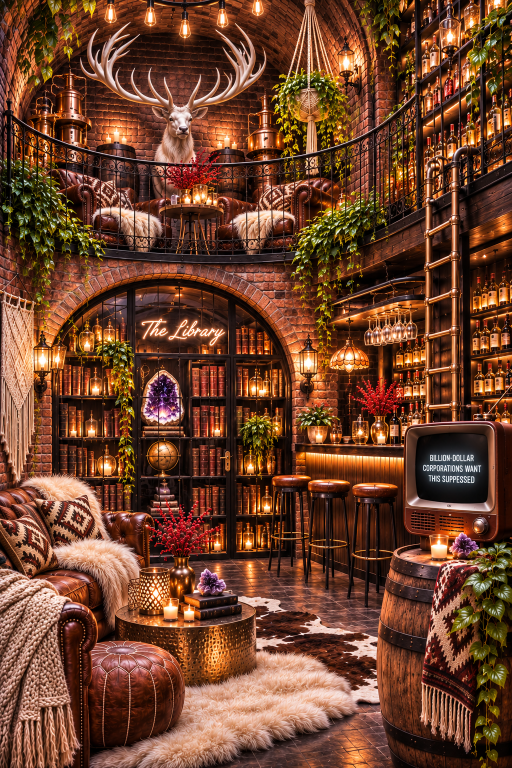
#> input picture tools/speak-faces/originals/cellar-render.png, 1024 x 1536 px (shown at 1/2 size)
$ python cellar_tv.py originals/cellar-render.png originals/hall-theater-render-v2.png
#> lines starting #> are read from the running program, lines starting #| are printed output that depends on the picture; after the words box and inside, x2 and y2 are one past the last pixel; in counts of white or black regions, pixels touching at a corner belong together
"""THE CELLAR, the library (Nov 22): the TV on the barrel says its words right, sharp, in the site's own letters.
-------------------------------------------------------------------------------------------
WHY: the set designer's render drew the words itself and dropped a letter: its screen reads THIS SUPPESSED.
Like every sign in THE SPEAK, the words are taken off the picture and set again in Oswald (the site's typeface):
  BILLION-DOLLAR / CORPORATIONS WANT / THIS SUPPRESSED
(the same three lines as the live cellar's screen, and the TV's popup).

HOW (on the 3200 x 4800 cellar, after the 4x sharpening and the coherence grade). Everything else about the TV
(its curved glass, the bezel, the room's light on it) stays exactly as rendered.
  1. THE GLASS: inside the bezel (BOX), the dark pixels are the glass; the old letters are the holes in it.
  2. THE OLD WORDS OFF: anything on the glass brighter than the glass around it (the letters and their glow) is
     filled in from the glass around it, smoothed, and given back the tube's grain.
  3. THE WORDS: Oswald Medium (the weight the render used), centred, the widest line 80% of the glass, white
     with a soft bloom (lit letters glow on a tube), faint scanlines and a hair of colour fringe, like an old set.
Run:  python3 tools/speak-faces/cellar_tv.py <cellar-in.png> <cellar-out.png>
"""
import os, sys, cv2, numpy as np
from PIL import Image, ImageDraw, ImageFont
HERE = os.path.dirname(os.path.abspath(__file__))
FONT = os.path.join(HERE, 'fonts', 'Oswald-VF.ttf')        # Google Fonts' Oswald (OFL-Oswald.txt), weight axis 200-700
WEIGHT = 500                                               # Medium

BOX = (826, 862, 986, 1014)        # x0, y0, x1, y1 around the glass, on the 1024 x 1536 render
LINES = ['BILLION-DOLLAR', 'CORPORATIONS WANT', 'THIS SUPPRESSED']
WIDEST = 0.80                      # the widest line's share of the glass's width (the render's own: 0.80)
MIDDLE = 0.493                     # where the block's middle sits, down the glass (the render's own)


def font(size):
    f = ImageFont.truetype(FONT, size)
    f.set_variation_by_axes([WEIGHT])
    return f


def glass_mask(img, box):
    """The glass inside the bezel: dark, colourless pixels (the cabinet's dark wood is as dark but reddish), the
    biggest such patch, its holes (the letters) filled."""
    x0, y0, x1, y1 = box
    lab = cv2.GaussianBlur(cv2.cvtColor(img[y0:y1, x0:x1], cv2.COLOR_BGR2LAB).astype(np.float32), (0, 0), 2)
    chroma = np.hypot(lab[..., 1] - 128, lab[..., 2] - 128)
    dark = ((lab[..., 0] < 100) & (chroma < 7)).astype(np.uint8)
    n, lab, st, _ = cv2.connectedComponentsWithStats(dark, 8)
    big = 1 + int(np.argmax(st[1:, cv2.CC_STAT_AREA]))
    g = (lab == big).astype(np.uint8)
    # fill the holes: everything not reachable from the box's edge without crossing the glass
    flood = g.copy(); h, w = g.shape
    ff = np.zeros((h + 2, w + 2), np.uint8)
    cv2.floodFill(flood, ff, (0, 0), 1)
    holes = (flood == 0).astype(np.uint8)
    g = np.maximum(g, holes)
    g = cv2.morphologyEx(g, cv2.MORPH_OPEN, np.ones((9, 9), np.uint8))
    return g


def words_off(img, box, glass):
    """Lift the old letters (and their glow) off the glass, filling from the glass around them."""
    x0, y0, x1, y1 = box
    reg = img[y0:y1, x0:x1].copy()
    L = cv2.cvtColor(reg, cv2.COLOR_BGR2LAB)[..., 0].astype(np.float32)
    bg = cv2.medianBlur(np.clip(L, 0, 255).astype(np.uint8), 61).astype(np.float32)
    s = (x1 - x0) / 500
    inner = cv2.erode(glass, np.ones((int(30 * s) | 1,) * 2, np.uint8))            # keep clear of the curved edge
    text = ((L - bg > 10) & (inner > 0)).astype(np.uint8)
    # the letters sit in one block: take the block (its rows and columns) and everything bright in it, with its glow
    ys, xs = np.nonzero(text)
    bx0, bx1 = np.percentile(xs, [0.5, 99.5]); by0, by1 = np.percentile(ys, [0.5, 99.5])
    pad = int(26 * s)
    block = np.zeros_like(text)
    block[max(0, int(by0) - pad):int(by1) + pad, max(0, int(bx0) - pad):int(bx1) + pad] = 1
    block &= inner
    # fill: inpaint on a quarter-size copy (fast, smooth), then soften inside the block only
    small = cv2.resize(reg, None, fx=0.25, fy=0.25, interpolation=cv2.INTER_AREA)
    msmall = cv2.resize(block * 255, (small.shape[1], small.shape[0]), interpolation=cv2.INTER_NEAREST)
    filled = cv2.inpaint(small, cv2.dilate(msmall, np.ones((3, 3), np.uint8)), 9, cv2.INPAINT_TELEA)
    filled = cv2.GaussianBlur(filled, (0, 0), 3)
    filled = cv2.resize(filled, (reg.shape[1], reg.shape[0]), interpolation=cv2.INTER_CUBIC).astype(np.float32)
    # the tube's grain, measured on the glass outside the block
    calm = (inner > 0) & (block == 0)
    hp = reg.astype(np.float32) - cv2.GaussianBlur(reg.astype(np.float32), (0, 0), 3)
    sd = float(hp[calm].std()) if calm.any() else 3.0
    filled += np.random.default_rng(7).standard_normal(filled.shape).astype(np.float32) * sd
    m = cv2.GaussianBlur(block.astype(np.float32), (0, 0), 6 * s)[..., None]
    out = reg.astype(np.float32) * (1 - m) + filled * m
    return np.clip(out, 0, 255), (int(bx0), int(by0), int(bx1), int(by1))


def text_layer(w, h, cx, cy, width):
    """The words, white on black, centred on (cx, cy), the widest line `width` pixels wide."""
    probe = font(400)
    cap = probe.getbbox('H'); cap_h = cap[3] - cap[1]
    widest = max(probe.getbbox(t)[2] - probe.getbbox(t)[0] for t in LINES)
    size = int(400 * width / widest)
    f = font(size)
    cap = f.getbbox('H'); ch = cap[3] - cap[1]
    lead = ch * 1.70                                         # the render's line spacing (cap height x 1.7)
    total = lead * (len(LINES) - 1) + ch
    m = Image.new('L', (w, h), 0); d = ImageDraw.Draw(m)
    y = cy - total / 2
    for t in LINES:
        bb = f.getbbox(t)
        d.text((cx - (bb[2] - bb[0]) / 2 - bb[0], y - cap[1]), t, font=f, fill=255)
        y += lead
    return np.asarray(m, np.float32) / 255


def build(img):
    H, W = img.shape[:2]
    s = W / 1024
    x0, y0, x1, y1 = [int(round(v * s)) for v in BOX]
    box = (x0, y0, x1, y1)
    glass = glass_mask(img, box)
    reg, _ = words_off(img, box, glass)
    gy, gx = np.nonzero(glass)
    gx0, gx1, gy0, gy1 = gx.min(), gx.max(), gy.min(), gy.max()
    cx, cy = (gx0 + gx1) / 2, gy0 + (gy1 - gy0) * MIDDLE
    w, h = x1 - x0, y1 - y0
    t = text_layer(w, h, cx, cy, (gx1 - gx0) * WIDEST)
    k = w / 500
    # the tube lit from behind the words: a soft cool glow in the middle of the glass, as rendered
    yy, xx = np.mgrid[0:h, 0:w].astype(np.float32)
    tube = np.exp(-(((xx - cx) / ((gx1 - gx0) * 0.34)) ** 2 + ((yy - cy) / ((gy1 - gy0) * 0.30)) ** 2))
    reg = reg + tube[..., None] * np.float32([30, 27, 24])[None, None]
    bloom = cv2.GaussianBlur(t, (0, 0), 4 * k) * 0.6 + cv2.GaussianBlur(t, (0, 0), 14 * k) * 0.4
    lit = np.clip(t * 0.96 + bloom, 0, 1.3)
    white = np.float32([236, 242, 240])                                       # BGR: a cool tube white
    col = reg * (1 - np.clip(lit, 0, 1)[..., None]) + white[None, None] * lit[..., None]
    f = 1
    col[..., 2] = np.roll(col[..., 2], f, axis=1)                             # red a hair right
    col[..., 0] = np.roll(col[..., 0], -f, axis=1)                            # blue a hair left
    yy = np.arange(h, dtype=np.float32)[:, None, None]
    scan = 0.93 + 0.07 * np.cos(yy / (2.0 * k) * np.pi)                       # faint scanlines
    col = col * scan
    g = cv2.GaussianBlur(glass.astype(np.float32), (0, 0), 1.2 * k)[..., None]
    out = img.astype(np.float32)
    out[y0:y1, x0:x1] = out[y0:y1, x0:x1] * (1 - g) + col * g
    return np.clip(out, 0, 255).astype(np.uint8)


if __name__ == '__main__':
    cv2.imwrite(sys.argv[2], build(cv2.imread(sys.argv[1])))
#> in build, `H, W = img.shape[:2]`: H = 1536; W = 1024
#> in build, `s = W / 1024`: s = 1
#> in build, `x0, y0, x1, y1 = [int(round(v * s)) for v in BOX]`: x0 = 826; y0 = 862; x1 = 986; y1 = 1014
#> in build, `box = (x0, y0, x1, y1)`: box = (826, 862, 986, 1014)
#> in glass_mask, `x0, y0, x1, y1 = box`: x0 = 826; y0 = 862; x1 = 986; y1 = 1014
#> in glass_mask, `dark = ((lab[..., 0] < 100) & (chroma < 7)).astype(np.uint8)`:
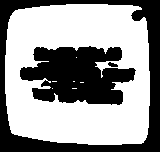
#> dark: shape (152, 160); values 0 (black) and 1 (white), 59.2% white; 3 black regions, box (x1, y1, x2, y2) and area: (0, 0, 160, 152) 5188, (20, 46, 136, 105) 4703, (108, 62, 118, 67) 33
#> in glass_mask, `n, lab, st, _ = cv2.connectedComponentsWithStats(dark, 8)`:
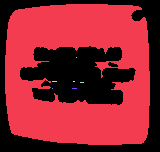
#> lab: shape (152, 160) int32; 8 distinct labels, from 0 to 7; one colour per label, 0 black
#> in glass_mask, `n, lab, st, _ = cv2.connectedComponentsWithStats(dark, 8)`: n = 8; st = [[0, 0, 160, 152, 9924], [5, 4, 145, 141, 14378], [76, 57, 1, 1, 1], [52, 81, 5, 1, 5], [73, 81, 2, 1, 2], [80, 82, 4, 1, 4], [52, 88, 1, 1, 1], [72, 88, 5, 1, 5]]
#> in glass_mask, `big = 1 + int(np.argmax(st[1:, cv2.CC_STAT_AREA]))`: big = 1
#> in glass_mask, `g = (lab == big).astype(np.uint8)`: g: shape (152, 160); values 0 (black) and 1 (white), 59.1% white; 3 black regions, box (x1, y1, x2, y2) and area: (0, 0, 160, 152) 5188, (20, 46, 136, 105) 4721, (108, 62, 118, 67) 33
#> in glass_mask, `cv2.floodFill(flood, ff, (0, 0), 1)`: flood: shape (152, 160); values 0 (black) and 1 (white), 80.5% white; 2 black regions, box (x1, y1, x2, y2) and area: (20, 46, 136, 105) 4721, (108, 62, 118, 67) 33
#> in glass_mask, `g = np.maximum(g, holes)`: g: shape (152, 160); values 0 (black) and 1 (white), 78.7% white; 1 black region, box (x1, y1, x2, y2) and area: (0, 0, 160, 152) 5188
#> in glass_mask, `g = cv2.morphologyEx(g, cv2.MORPH_OPEN, np.ones((9, 9), np.uint8))`:
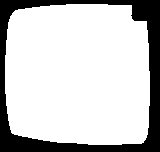
#> g: shape (152, 160); values 0 (black) and 1 (white), 78.4% white; 1 black region, box (x1, y1, x2, y2) and area: (0, 0, 160, 152) 5249
#> in build, img is the input picture: shape (1536, 1024, 3); mean B, G, R 43.8, 66.4, 110.6
#> in words_off, `x0, y0, x1, y1 = box`: x0 = 826; y0 = 862; x1 = 986; y1 = 1014
#> in words_off, `bg = cv2.medianBlur(np.clip(L, 0, 255).astype(np.uint8), 61).astype(np..`:
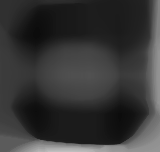
#> bg: shape (152, 160) float32; min 12, max 190, mean 53.8
#> in words_off, `s = (x1 - x0) / 500`: s = 0.32
#> in words_off, `inner = cv2.erode(glass, np.ones((int(30 * s) | 1,) * 2, np.uint8))`: inner: shape (152, 160); values 0 (black) and 1 (white), 69.2% white; 1 black region, box (x1, y1, x2, y2) and area: (0, 0, 160, 152) 7481
#> in words_off, `text = ((L - bg > 10) & (inner > 0)).astype(np.uint8)`:
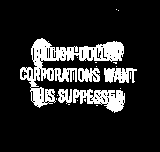
#> text: shape (152, 160); values 0 (black) and 1 (white), 15.2% white; 22 white regions (17 under 20 px), largest, box (x1, y1, x2, y2) and area: (20, 38, 124, 108) 2236, (73, 89, 125, 113) 685, (104, 68, 137, 83) 353, (78, 68, 100, 82) 228, (58, 89, 72, 104) 147
#> in words_off, `ys, xs = np.nonzero(text)`: ys = 3692 values from 9 to 112; xs = 3692 values, max 136 at index 1527, min 20 at index 1433, mean 77.71
#> in words_off, `bx0, bx1 = np.percentile(xs, [0.5, 99.5])`: bx0 = 21; bx1 = 133
#> in words_off, `by0, by1 = np.percentile(ys, [0.5, 99.5])`: by0 = 40; by1 = 109
#> in words_off, `pad = int(26 * s)`: pad = 8
#> in words_off, `block &= inner`: block: shape (152, 160); values 0 (black) and 1 (white), 44.7% white; 1 white region, box (x1, y1, x2, y2) and area: (13, 32, 141, 117) 10880
#> in words_off, `msmall = cv2.resize(block * 255, (small.shape[1], small.shape[0]), int..`: msmall: shape (38, 40); 46.3% white; 1 white region, box (x1, y1, x2, y2) and area: (4, 8, 36, 30) 704
#> in words_off, `calm = (inner > 0) & (block == 0)`: calm: shape (152, 160) bool; 24.5% white; 1 white region, box (x1, y1, x2, y2) and area: (9, 8, 146, 141) 5959
#> in words_off, `hp = reg.astype(np.float32) - cv2.GaussianBlur(reg.astype(np.float32),..`:
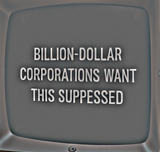
#> hp: shape (152, 160, 3) float32; mean B, G, R 0.1, 0.1, 0.2; drawn with min black and max white
#> in words_off, `sd = float(hp[calm].std()) if calm.any() else 3.0`: sd = 1.39
#> in words_off, `out = reg.astype(np.float32) * (1 - m) + filled * m`:
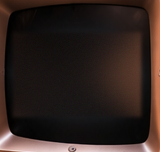
#> out: shape (152, 160, 3) float32; mean B, G, R 30.7, 34.7, 47.6
#> in build, `gy, gx = np.nonzero(glass)`: gy = 19071 values from 4 to 144; gx = 19071 values, max 149 at index 9117, min 5 at index 6669, mean 77.72
#> in build, `gx0, gx1, gy0, gy1 = gx.min(), gx.max(), gy.min(), gy.max()`: gx0 = 5; gx1 = 149; gy0 = 4; gy1 = 144
#> in build, `cx, cy = (gx0 + gx1) / 2, gy0 + (gy1 - gy0) * MIDDLE`: cx = 77; cy = 73.02
#> in build, `w, h = x1 - x0, y1 - y0`: w = 160; h = 152
#> (the run stopped early here; a loop or call above may not have finished)

$ run again, on tools/speak-faces/originals/hall-theater-render.png
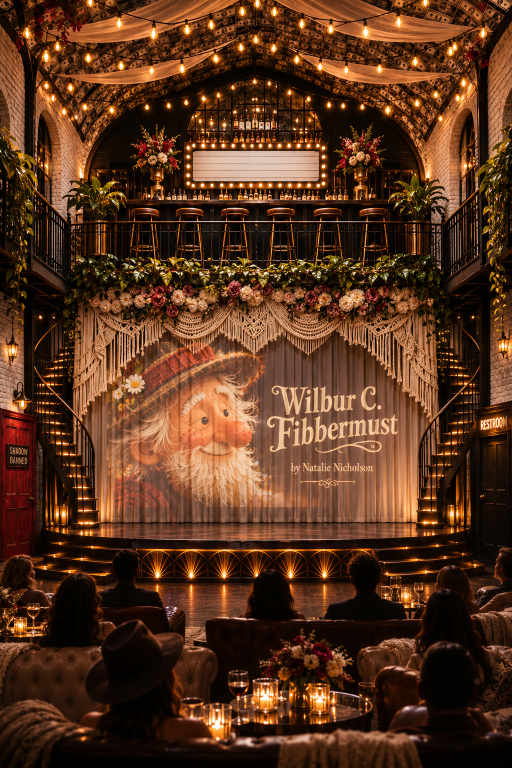
#> input picture tools/speak-faces/originals/hall-theater-render.png, 1024 x 1536 px (shown at 1/2 size)
#> H = 1536; W = 1024
#> in build, `s = W / 1024`: s = 1
#> in build, `x0, y0, x1, y1 = [int(round(v * s)) for v in BOX]`: x0 = 826; y0 = 862; x1 = 986; y1 = 1014
#> box = (826, 862, 986, 1014)
#> in glass_mask, `x0, y0, x1, y1 = box`: x0 = 826; y0 = 862; x1 = 986; y1 = 1014
#> dark: shape (152, 160); values 0 (black) and 1 (white), 23.4% white; 11 white regions (6 under 20 px), largest, box (x1, y1, x2, y2) and area: (101, 5, 160, 152) 4426, (64, 63, 98, 143) 693, (49, 96, 62, 152) 458, (57, 9, 60, 21) 31, (94, 28, 101, 34) 29
#> in glass_mask, `n, lab, st, _ = cv2.connectedComponentsWithStats(dark, 8)`:
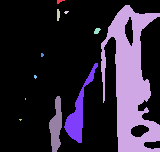
#> lab: shape (152, 160) int32; 12 distinct labels, from 0 to 11; one colour per label, 0 black
#> n = 12; st = [[0, 0, 160, 152, 18630], [57, 0, 8, 4, 18], [101, 5, 59, 147, 4426], [57, 9, 3, 12, 31], [64, 11, 5, 3, 10], [94, 28, 7, 6, 29], [41, 53, 3, 4, 10], [64, 63, 34, 80, 693], [34, 75, 3, 4, 9], [49, 96, 13, 56, 458], [25, 98, 1, 2, 2], [19, 119, 3, 2, 4]]
#> big = 2
#> flood: shape (152, 160); values 0 (black) and 1 (white), 91.6% white; 4 black regions, box (x1, y1, x2, y2) and area: (138, 17, 160, 125) 1648, (131, 125, 149, 137) 156, (125, 17, 133, 46) 153, (144, 141, 160, 149) 98
#> in build, img is the input picture: shape (1536, 1024, 3); mean B, G, R 28.8, 52.2, 88.8
#> in words_off, `x0, y0, x1, y1 = box`: x0 = 826; y0 = 862; x1 = 986; y1 = 1014
#> in words_off, `s = (x1 - x0) / 500`: s = 0.32
#> inner: shape (152, 160); values 0 (black) and 1 (white), 22.2% white; 1 white region, box (x1, y1, x2, y2) and area: (112, 12, 160, 152) 5395
#> text: shape (152, 160); values 0 (black) and 1 (white), 2.2% white; 18 white regions (10 under 20 px), largest, box (x1, y1, x2, y2) and area: (150, 30, 160, 55) 182, (142, 115, 160, 119) 61, (143, 30, 145, 61) 60
#> ys = 529 values from 18 to 145; xs = 529 values, max 159 at index 6, min 124 at index 13, mean 147.4
#> bx0 = 124; bx1 = 159
#> by0 = 21.28; by1 = 145
#> pad = 8
#> block: shape (152, 160); values 0 (black) and 1 (white), 22.1% white; 1 white region, box (x1, y1, x2, y2) and area: (116, 13, 160, 152) 5378
#> msmall: shape (38, 40); 21.1% white; 1 white region, box (x1, y1, x2, y2) and area: (29, 4, 40, 38) 320
#> calm: shape (152, 160) bool; 0.07% white in thin lines or dots, all inside (x1, y1, x2, y2) = (112, 12, 128, 33)
#> sd = 2.17
#> in words_off, `out = reg.astype(np.float32) * (1 - m) + filled * m`:
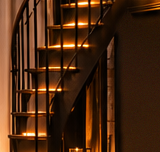
#> out: shape (152, 160, 3) float32; mean B, G, R 17.5, 39.8, 72.7; drawn with min black and max white
#> gy = 6239 values from 8 to 151; gx = 6239 values, max 159 at index 103, min 108 at index 715, mean 137.1
#> gx0 = 108; gx1 = 159; gy0 = 8; gy1 = 151
#> cx = 133.5; cy = 78.5
#> in build, `w, h = x1 - x0, y1 - y0`: w = 160; h = 152
